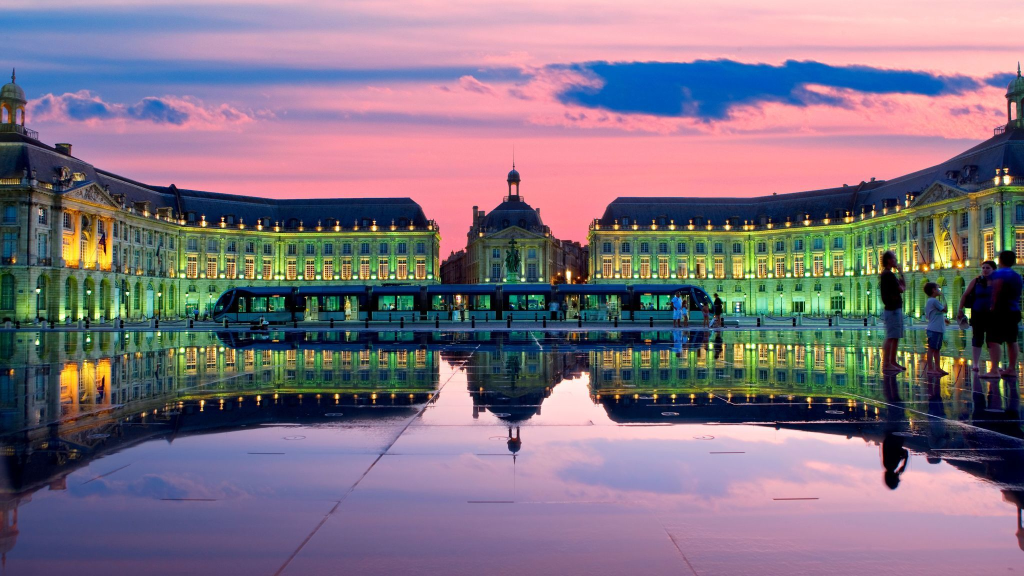
#> input picture OpenCV/bg.jpg, 2048 x 1152 px (shown at 1/2 size)
$ python myLifeMyRules.py
#> lines starting #> are read from the running program, lines starting #| are printed output that depends on the picture; after the words box and inside, x2 and y2 are one past the last pixel; in counts of white or black regions, pixels touching at a corner belong together
import cv2
import numpy as np

cap = cv2.VideoCapture(0)
img1 = cv2.imread('bg.jpg')
#> img1 is the input picture: shape (1152, 2048, 3); mean B, G, R 128.7, 113.9, 128.1


while(1):
    _, frame = cap.read()
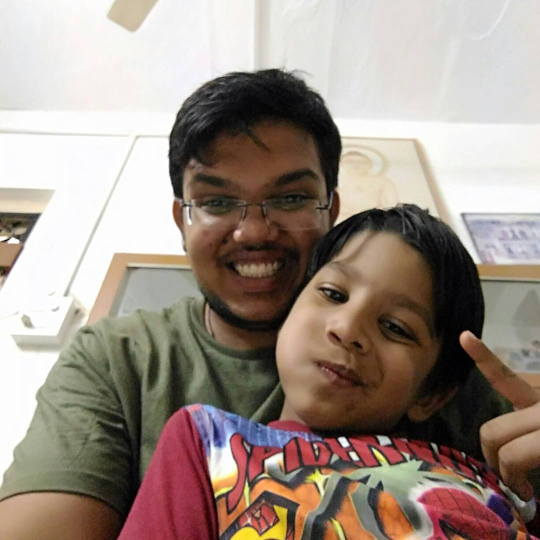
#> input picture OpenCV/img.jpg, 1080 x 1080 px, given in place of the camera (shown at 1/2 size)
#> frame is the input picture: shape (1080, 1080, 3); mean B, G, R 133.9, 143.6, 157.4

    rows,cols,channels=frame.shape
#> rows = 1080; cols = 1080; channels = 3
    roi=img1[0:rows,0:cols]
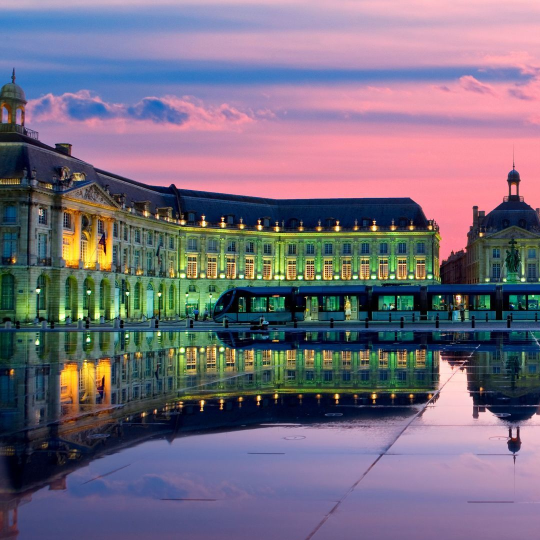
#> roi: shape (1080, 1080, 3) (shown at 1/2 size); mean B, G, R 125.5, 108, 117.4


    hsv = cv2.cvtColor(frame, cv2.COLOR_BGR2HSV)
#> hsv: shape (1080, 1080, 3); mean H, S, V 38.3, 60.2, 158.9

    lower_red = np.array([0,0,0])
    upper_red = np.array([255,100,100])

    mask = cv2.inRange(hsv, lower_red, upper_red)
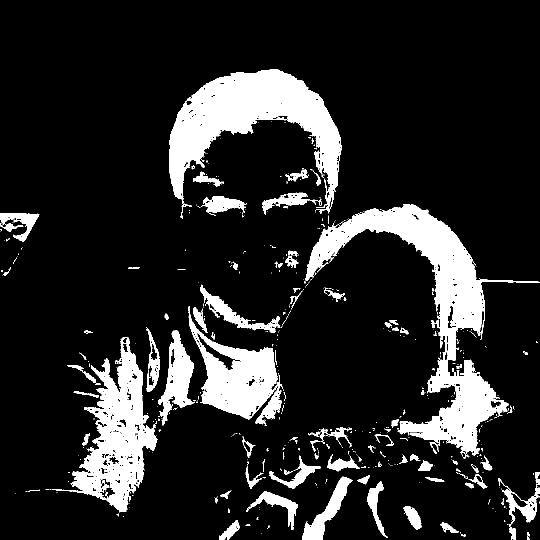
#> mask: shape (1080, 1080) (shown at 1/2 size); 14.8% white; 517 white regions (409 under 20 px), largest, box (x1, y1, x2, y2) and area: (610, 408, 1079, 918) 47989, (338, 138, 683, 427) 39171, (104, 674, 315, 1025) 26059
    res = cv2.bitwise_and(mask,mask, mask= mask)
    median = cv2.medianBlur(res,15)
#> median: shape (1080, 1080); 14.1% white; 41 white regions (4 under 20 px), largest, box (x1, y1, x2, y2) and area: (613, 409, 1016, 907) 49167, (338, 139, 682, 408) 39310, (147, 679, 313, 1023) 27716

    cv2.imshow('mask',median)

    img1_bg=cv2.bitwise_and(roi,roi,mask=cv2.bitwise_not(median))
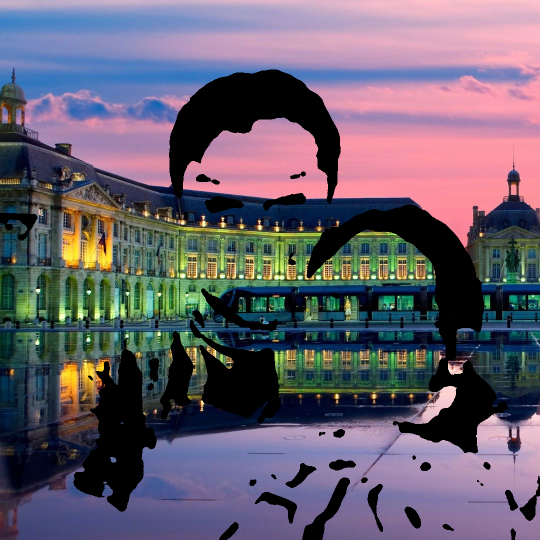
#> img1_bg: shape (1080, 1080, 3) (shown at 1/2 size); mean B, G, R 109, 93.8, 101.8

    res = cv2.bitwise_and(frame,frame, mask=(median))
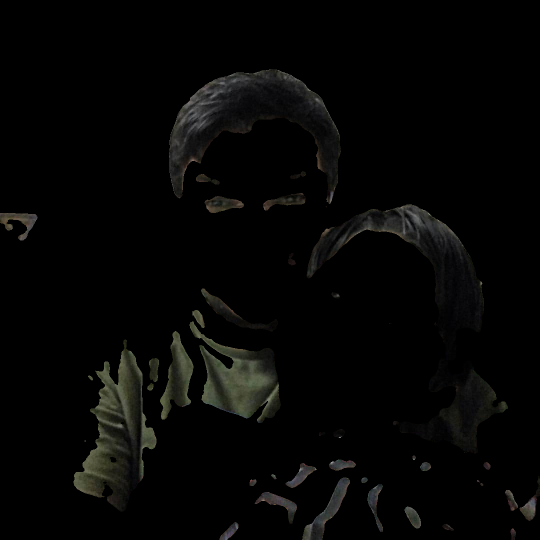
#> res: shape (1080, 1080, 3) (shown at 1/2 size); mean B, G, R 4.8, 5.7, 5.6


    cv2.imshow('mask',median)

    # [5 lines of commented-out code are left out]

    dst=cv2.add(img1_bg,res)
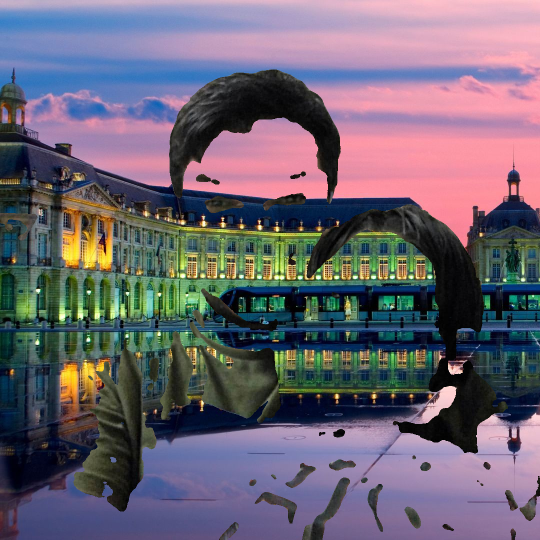
#> dst: shape (1080, 1080, 3) (shown at 1/2 size); mean B, G, R 113.8, 99.5, 107.4

    img1[0:rows,0:cols]=dst
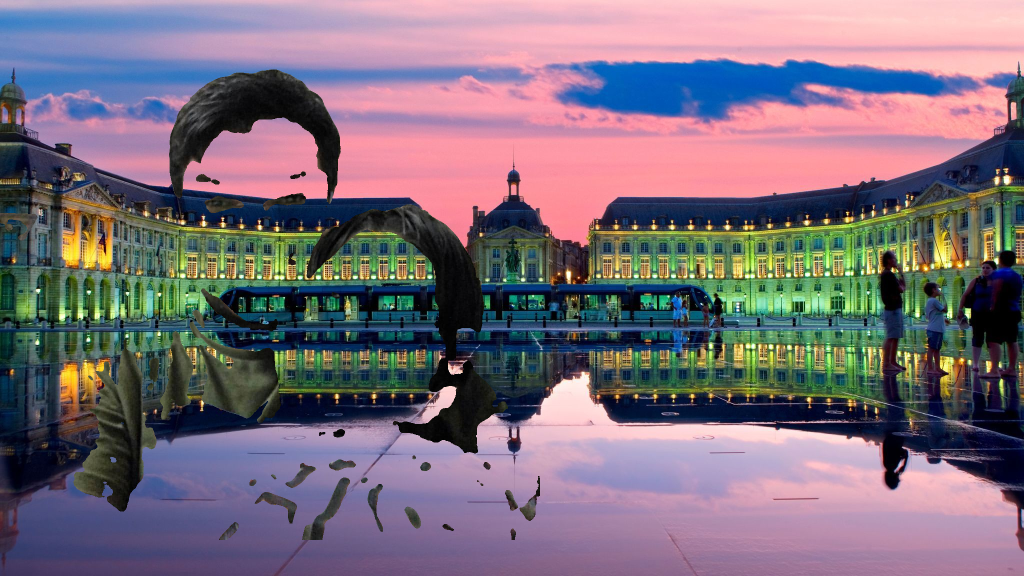
#> img1: shape (1152, 2048, 3) (shown at 1/2 size); mean B, G, R 122.9, 109.7, 123.1

    cv2.imshow('3',img1)

    k = cv2.waitKey(5) & 0xFF
#> (key Esc is pressed here)
    if k == 27:
        break

cv2.destroyAllWindows()
cap.release()


cv2.waitKey(0)
cv2.destroyAllWindows()
